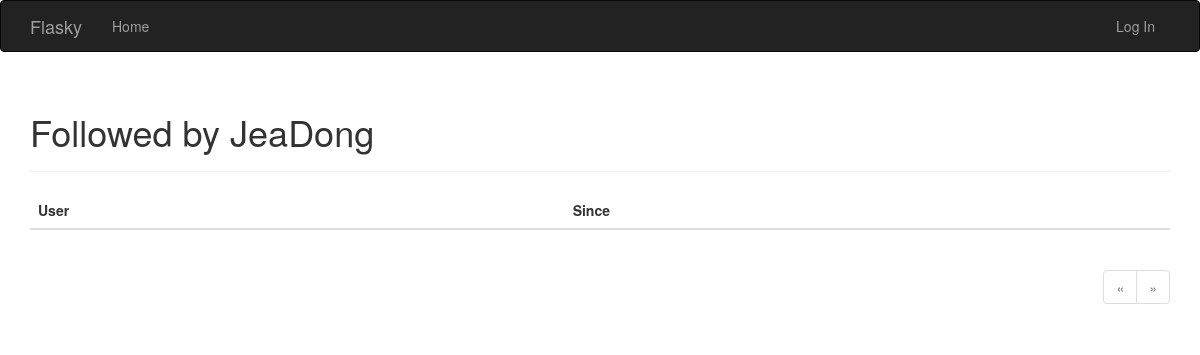
The app's page /followed-by/JeaDong, older data.
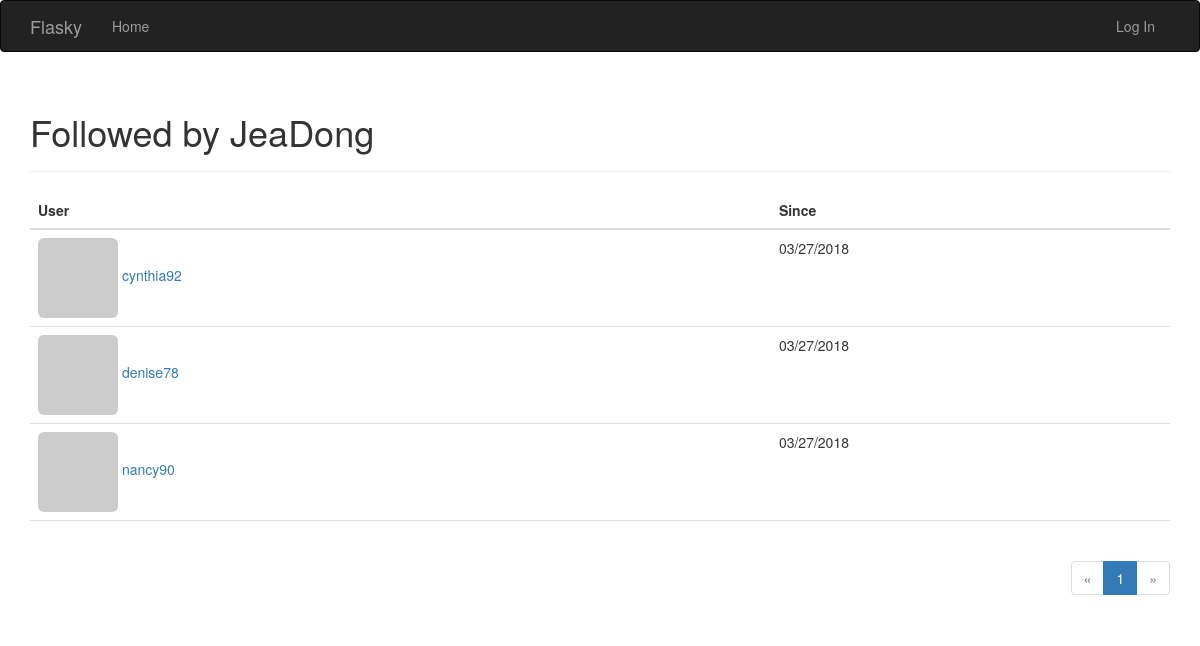
The same page, newer data.
### app/models.py (models this page shows, shortened)
class User(UserMixin,db.Model):
    __tablename__ = 'users'
    id = db.Column(db.Integer, primary_key=True)
    username = db.Column(db.String(64), unique=True, index=True)
    role_id = db.Column(db.Integer, db.ForeignKey('roles.id'))
    email = db.Column(db.String(64), unique=True, index=True)
    password_hash = db.Column(db.String(128))
    confirmed = db.Column(db.Boolean, default=False)#可由confirm()函数决定
    name = db.Column(db.String(64))
    location = db.Column(db.String(64))
    about_me = db.Column(db.Text())#text没有长度限制
    member_since = db.Column(db.DateTime(), default=datetime.utcnow)
    last_seen = db.Column(db.DateTime(), default=datetime.utcnow)#由ping()函数不断刷新
    avatar_hash = db.Column(db.String(32))#储存md5散列值
    posts = db.relationship('Post', backref='author', lazy='dynamic')
    followed = db.relationship('Follow',#没看懂这个是怎么实现的
                               foreign_keys=[Follow.follower_id],
                               backref=db.backref('follower', lazy='joined'),
                               lazy='dynamic',
                               cascade='all, delete-orphan')
    followers = db.relationship('Follow',
                                foreign_keys=[Follow.followed_id],
                                backref=db.backref('followed', lazy='joined'),
                                lazy='dynamic',
                                cascade='all, delete-orphan')
    comments = db.relationship('Comment', backref='author', lazy='dynamic')
    @property
    def password(self):#生成的散列值无法还原密码
        raise AttributeError('password is not a readable attribute')
    def gravatar(self, size=100, default='monsterid', rating='g'):
        url = 'https://secure.gravatar.com/avatar'
        hash = hashlib.md5(self.email.lower().encode('utf-8')).hexdigest()#并不懂为什么要这么写？生成md5散列值？
        return '{url}/{hash}?s={size}&d={default}&r={rating}'.format(
            url=url, hash=hash, size=size, default=default, rating=rating)

class Follow(db.Model):
    __tablename__ = 'follows'
    follower_id = db.Column(db.Integer, db.ForeignKey('users.id'),
                            primary_key=True)
    followed_id = db.Column(db.Integer, db.ForeignKey('users.id'),
                            primary_key=True)
    timestamp = db.Column(db.DateTime, default=datetime.utcnow)

### app/main/views.py (the view)
@main.route('/followed-by/<username>')
def followed_by(username):
    user = User.query.filter_by(username=username).first()
    if user is None:
        flash('Invalid user.')
        return redirect(url_for('.index'))
    page = request.args.get('page', 1, type=int)
    pagination = user.followed.paginate(
        page, per_page=current_app.config['FLASKY_FOLLOWERS_PER_PAGE'],
        error_out=False)
    follows = [{'user': item.followed, 'timestamp': item.timestamp}
               for item in pagination.items]
    return render_template('followers.html', user=user, title="Followed by",
                           endpoint='.followed_by', pagination=pagination,
                           follows=follows)

### app/auth/views.py (called while the page is built)
@auth.before_app_request#调用视图函数前调用，拦截不必要的请求
def before_request():
    if current_user.is_authenticated:
        current_user.ping()#收到用户登录请求时刷新时间
        if not current_user.confirmed \
                and request.endpoint \
                and request.blueprint != 'auth' \
                and request.endpoint != 'static':
            return redirect(url_for('auth.unconfirmed'))

### app/main/__init__.py (called while the page is built)
@main.app_context_processor#全局作用，但是不知道作用是什么
def inject_permissions():
    return dict(Permission=Permission)

### app/models.py (called while the page is built)
    def can(self, permissions):
        return False

### app/templates/followers.html (shortened to what this page needs)
{% extends "base.html" %}
{% import "_macros.html" as macros %}
{% block page_content %}
<div class="page-header">
    <h1>{{ title }} {{ user.username }}</h1>
</div>
<table class="table table-hover followers">
    <thead><tr><th>User</th><th>Since</th></tr></thead>
    {% for follow in follows %}
    {% if follow.user != user %}
    <tr>
        <td>
            <a href="{{ url_for('.user', username = follow.user.username) }}">
                <img class="img-rounded" src="{{ follow.user.gravatar(size=32) }}">
                {{ follow.user.username }}
            </a>
        </td>
        <td>{{ moment(follow.timestamp).format('L') }}</td>
    </tr>
    {% endif %}
    {% endfor %}
</table>
<div class="pagination">
    {{ macros.pagination_widget(pagination, endpoint, username = user.username) }}
</div>
{% endblock %}

Row changes from the older to the newer data that the page shows:
now on this page (row unchanged): User: user.username "cynthia92"
added Follow: timestamp "03/27/2018"
now on this page (row unchanged): User: user.username "denise78"
added Follow: timestamp "03/27/2018"
now on this page (row unchanged): User: user.username "nancy90"
added Follow: timestamp "03/27/2018"
Text that changed along with them:
new list line: "1"
